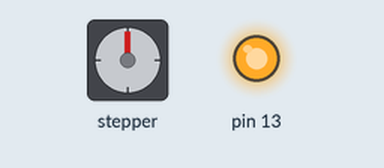
Simulated run of this sketch. Board: Arduino Uno, built with avr-gcc and run on an emulated ATmega328P. Shown: stepper motor, output pins drawn as LEDs (lit = HIGH). Stepper angles assume 200 steps per turn; what the sketch prints to the serial monitor is not drawn.

Above: at 0.07 s.
At 9.98 s:
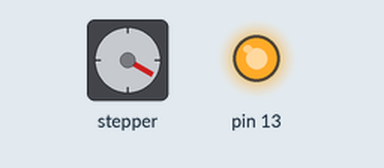
At 19.89 s:
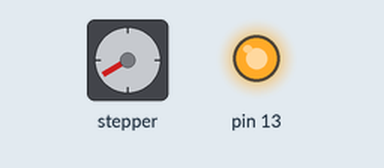
At 39.86 s:
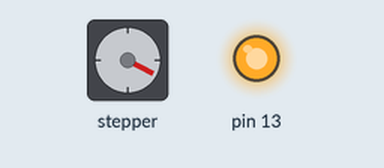
Timing chart, 0 to 40.0 s (numbered marks = the images above):
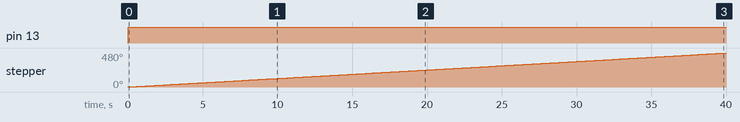

Measured:
- by itself, pin 13: LOW → HIGH at 0.00 s
- by itself, stepper: keeps turning clockwise at about 12°/s

The sketch:

Bipolar_Test.ino
```cpp
#include <Stepper.h>

#define STEPS 200 //1,8º/Step

Stepper stepper=Stepper(STEPS,5,6);

void setup(){
  pinMode(13,OUTPUT);
  Serial.begin(9600);
}

void loop(){
  //int speede = map(analogRead(A0),0,1024,0,400);
  //int steps = map(analogRead(A1),0,1024,-200,200);
  digitalWrite(13,HIGH);
  Serial.println("Em funcionamento");
  //stepper.setSpeed(speede);
  //stepper.step(steps);
  stepper.setSpeed(2);
  stepper.step(400);
  /*Serial.print("Speed: ");
  Serial.println(speede);
  Serial.print("Steps: ");
  Serial.println(steps);
  Serial.println("-----------------------");
  digitalWrite(13,HIGH);*/
  Serial.println("Stop");
  digitalWrite(13,LOW);
  delay(500);

}
```
